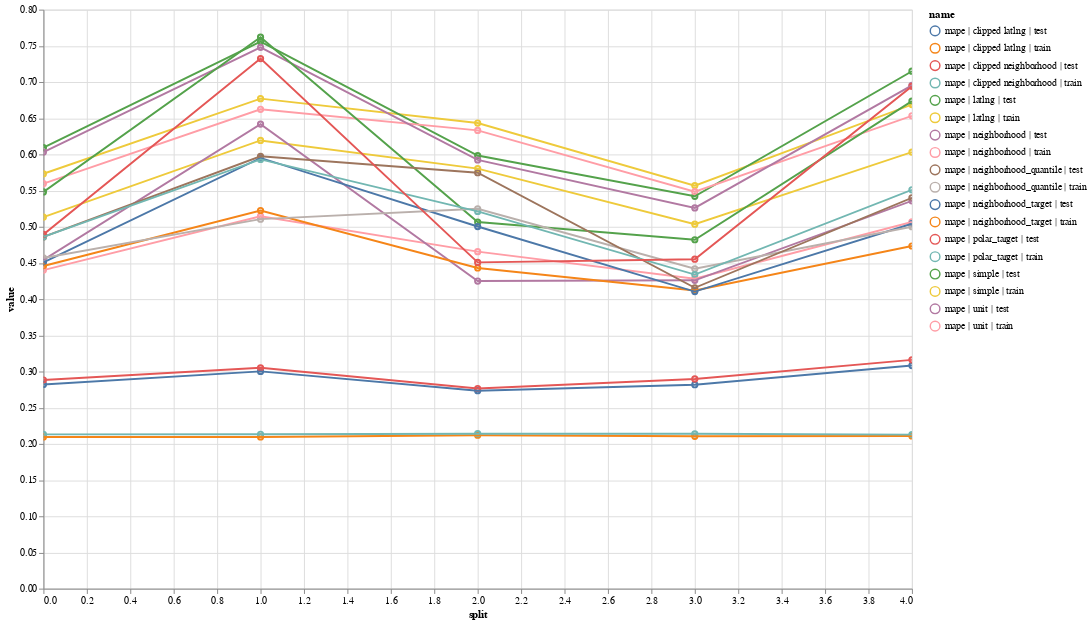

This figure's notebook cell:
### Code cell
base = alt.Chart(
    exp.obs_metrics.assign(name = exp.obs_metrics.metric + ' | ' + exp.obs_metrics.name + ' | ' + exp.obs_metrics.split_name).query('metric == "mape"')
)

selection = alt.selection_multi(fields=['name'], bind='legend')
opacity = alt.condition(selection, alt.value(1.0), alt.value(0))

(
    base.mark_point().encode(x = 'split', y = 'value', color = 'name', tooltip = ['name', 'value'], opacity = opacity) + 
    base.mark_line().encode(x = 'split', y = 'value', color = 'name', opacity = opacity)
).add_selection(selection).properties(width=900, height=600).interactive(bind_x = False)

### Figure 1 — Vega-Lite specification as saved in the notebook (floating-point values rounded to 4 significant figures)
{"config": {"view": {"continuousWidth": 400, "continuousHeight": 300}}, "layer": [{"mark": "point", "encoding": {"color": {"field": "name", "type": "nominal"}, "opacity": {"condition": {"value": 1.0, "selection": "selector001"}, "value": 0}, "tooltip": [{"field": "name", "type": "nominal"}, {"field": "value", "type": "quantitative"}], "x": {"field": "split", "type": "quantitative"}, "y": {"field": "value", "type": "quantitative"}}, "selection": {"selector001": {"type": "multi", "fields": ["name"], "bind": "legend"}, "selector002": {"type": "interval", "bind": "scales", "encodings": ["y"]}}}, {"mark": "line", "encoding": {"color": {"field": "name", "type": "nominal"}, "opacity": {"condition": {"value": 1.0, "selection": "selector001"}, "value": 0}, "x": {"field": "split", "type": "quantitative"}, "y": {"field": "value", "type": "quantitative"}}}], "data": {"name": "data-486ca7eeaf8d7982a5a3cf4bd54e22ba"}, "height": 600, "width": 900, "$schema": "https://vega.github.io/schema/vega-lite/v4.17.0.json", "datasets": {"data-486ca7eeaf8d7982a5a3cf4bd54e22ba": [{"split_name": "train", "split": 0, "metric": "mape", "value": 0.5732, "name": "mape | simple | train"}, {"split_name": "test", "split": 0, "metric": "mape", "value": 0.6093, "name": "mape | simple | test"}, {"split_name": "train", "split": 1, "metric": "mape", "value": 0.677, "name": "mape | simple | train"}, {"split_name": "test", "split": 1, "metric": "mape", "value": 0.7558, "name": "mape | simple | test"}, {"split_name": "train", "split": 2, "metric": "mape", "value": 0.6433, "name": "mape | simple | train"}, {"split_name": "test", "split": 2, "metric": "mape", "value": 0.5984, "name": "mape | simple | test"}, {"split_name": "train", "split": 3, "metric": "mape", "value": 0.5569, "name": "mape | simple | train"}, {"split_name": "test", "split": 3, "metric": "mape", "value": 0.5421, "name": "mape | simple | test"}, {"split_name": "train", "split": 4, "metric": "mape", "value": 0.6689, "name": "mape | simple | train"}, {"split_name": "test", "split": 4, "metric": "mape", "value": 0.7149, "name": "mape | simple | test"}, {"split_name": "train", "split": 0, "metric": "mape", "value": 0.5597, "name": "mape | unit | train"}, {"split_name": "test", "split": 0, "metric": "mape", "value": 0.6033, "name": "mape | unit | test"}, {"split_name": "train", "split": 1, "metric": "mape", "value": 0.6623, "name": "mape | unit | train"}, {"split_name": "test", "split": 1, "metric": "mape", "value": 0.7479, "name": "mape | unit | test"}, {"split_name": "train", "split": 2, "metric": "mape", "value": 0.6331, "name": "mape | unit | train"}, {"split_name": "test", "split": 2, "metric": "mape", "value": 0.5924, "name": "mape | unit | test"}, {"split_name": "train", "split": 3, "metric": "mape", "value": 0.5486, "name": "mape | unit | train"}, {"split_name": "test", "split": 3, "metric": "mape", "value": 0.5261, "name": "mape | unit | test"}, {"split_name": "train", "split": 4, "metric": "mape", "value": 0.6533, "name": "mape | unit | train"}, {"split_name": "test", "split": 4, "metric": "mape", "value": 0.6953, "name": "mape | unit | test"}, {"split_name": "train", "split": 0, "metric": "mape", "value": 0.5134, "name": "mape | latlng | train"}, {"split_name": "test", "split": 0, "metric": "mape", "value": 0.5481, "name": "mape | latlng | test"}, {"split_name": "train", "split": 1, "metric": "mape", "value": 0.6193, "name": "mape | latlng | train"}, {"split_name": "test", "split": 1, "metric": "mape", "value": 0.762, "name": "mape | latlng | test"}, {"split_name": "train", "split": 2, "metric": "mape", "value": 0.5804, "name": "mape | latlng | train"}, {"split_name": "test", "split": 2, "metric": "mape", "value": 0.5065, "name": "mape | latlng | test"}, {"split_name": "train", "split": 3, "metric": "mape", "value": 0.5035, "name": "mape | latlng | train"}, {"split_name": "test", "split": 3, "metric": "mape", "value": 0.4821, "name": "mape | latlng | test"}, {"split_name": "train", "split": 4, "metric": "mape", "value": 0.6032, "name": "mape | latlng | train"}, {"split_name": "test", "split": 4, "metric": "mape", "value": 0.6736, "name": "mape | latlng | test"}, {"split_name": "train", "split": 0, "metric": "mape", "value": 0.4402, "name": "mape | neighborhood | train"}, {"split_name": "test", "split": 0, "metric": "mape", "value": 0.4541, "name": "mape | neighborhood | test"}, {"split_name": "train", "split": 1, "metric": "mape", "value": 0.5146, "name": "mape | neighborhood | train"}, {"split_name": "test", "split": 1, "metric": "mape", "value": 0.6418, "name": "mape | neighborhood | test"}, {"split_name": "train", "split": 2, "metric": "mape", "value": 0.4656, "name": "mape | neighborhood | train"}, {"split_name": "test", "split": 2, "metric": "mape", "value": 0.4251, "name": "mape | neighborhood | test"}, {"split_name": "train", "split": 3, "metric": "mape", "value": 0.4283, "name": "mape | neighborhood | train"}, {"split_name": "test", "split": 3, "metric": "mape", "value": 0.426, "name": "mape | neighborhood | test"}, {"split_name": "train", "split": 4, "metric": "mape", "value": 0.5066, "name": "mape | neighborhood | train"}, {"split_name": "test", "split": 4, "metric": "mape", "value": 0.5359, "name": "mape | neighborhood | test"}, {"split_name": "train", "split": 0, "metric": "mape", "value": 0.4458, "name": "mape | neighborhood_target | train"}, {"split_name": "test", "split": 0, "metric": "mape", "value": 0.4508, "name": "mape | neighborhood_target | test"}, {"split_name": "train", "split": 1, "metric": "mape", "value": 0.5225, "name": "mape | neighborhood_target | train"}, {"split_name": "test", "split": 1, "metric": "mape", "value": 0.5951, "name": "mape | neighborhood_target | test"}, {"split_name": "train", "split": 2, "metric": "mape", "value": 0.4431, "name": "mape | neighborhood_target | train"}, {"split_name": "test", "split": 2, "metric": "mape", "value": 0.5003, "name": "mape | neighborhood_target | test"}, {"split_name": "train", "split": 3, "metric": "mape", "value": 0.4121, "name": "mape | neighborhood_target | train"}, {"split_name": "test", "split": 3, "metric": "mape", "value": 0.4104, "name": "mape | neighborhood_target | test"}, {"split_name": "train", "split": 4, "metric": "mape", "value": 0.4735, "name": "mape | neighborhood_target | train"}, {"split_name": "test", "split": 4, "metric": "mape", "value": 0.5043, "name": "mape | neighborhood_target | test"}, {"split_name": "train", "split": 0, "metric": "mape", "value": 0.4569, "name": "mape | neighborhood_quantile | train"}, {"split_name": "test", "split": 0, "metric": "mape", "value": 0.4859, "name": "mape | neighborhood_quantile | test"}, {"split_name": "train", "split": 1, "metric": "mape", "value": 0.5105, "name": "mape | neighborhood_quantile | train"}, {"split_name": "test", "split": 1, "metric": "mape", "value": 0.5973, "name": "mape | neighborhood_quantile | test"}, {"split_name": "train", "split": 2, "metric": "mape", "value": 0.5249, "name": "mape | neighborhood_quantile | train"}, {"split_name": "test", "split": 2, "metric": "mape", "value": 0.5747, "name": "mape | neighborhood_quantile | test"}, {"split_name": "train", "split": 3, "metric": "mape", "value": 0.442, "name": "mape | neighborhood_quantile | train"}, {"split_name": "test", "split": 3, "metric": "mape", "value": 0.4157, "name": "mape | neighborhood_quantile | test"}, {"split_name": "train", "split": 4, "metric": "mape", "value": 0.5001, "name": "mape | neighborhood_quantile | train"}, {"split_name": "test", "split": 4, "metric": "mape", "value": 0.5401, "name": "mape | neighborhood_quantile | test"}, {"split_name": "train", "split": 0, "metric": "mape", "value": 0.4861, "name": "mape | polar_target | train"}, {"split_name": "test", "split": 0, "metric": "mape", "value": 0.4895, "name": "mape | polar_target | test"}, {"split_name": "train", "split": 1, "metric": "mape", "value": 0.5931, "name": "mape | polar_target | train"}, {"split_name": "test", "split": 1, "metric": "mape", "value": 0.7324, "name": "mape | polar_target | test"}, {"split_name": "train", "split": 2, "metric": "mape", "value": 0.5212, "name": "mape | polar_target | train"}, {"split_name": "test", "split": 2, "metric": "mape", "value": 0.4508, "name": "mape | polar_target | test"}, {"split_name": "train", "split": 3, "metric": "mape", "value": 0.434, "name": "mape | polar_target | train"}, {"split_name": "test", "split": 3, "metric": "mape", "value": 0.4552, "name": "mape | polar_target | test"}, {"split_name": "train", "split": 4, "metric": "mape", "value": 0.5511, "name": "mape | polar_target | train"}, {"split_name": "test", "split": 4, "metric": "mape", "value": 0.694, "name": "mape | polar_target | test"}, {"split_name": "train", "split": 0, "metric": "mape", "value": 0.2096, "name": "mape | clipped latlng | train"}, {"split_name": "test", "split": 0, "metric": "mape", "value": 0.2821, "name": "mape | clipped latlng | test"}, {"split_name": "train", "split": 1, "metric": "mape", "value": 0.2096, "name": "mape | clipped latlng | train"}, {"split_name": "test", "split": 1, "metric": "mape", "value": 0.3002, "name": "mape | clipped latlng | test"}, {"split_name": "train", "split": 2, "metric": "mape", "value": 0.212, "name": "mape | clipped latlng | train"}, {"split_name": "test", "split": 2, "metric": "mape", "value": 0.2735, "name": "mape | clipped latlng | test"}, {"split_name": "train", "split": 3, "metric": "mape", "value": 0.2105, "name": "mape | clipped latlng | train"}, {"split_name": "test", "split": 3, "metric": "mape", "value": 0.2818, "name": "mape | clipped latlng | test"}, {"split_name": "train", "split": 4, "metric": "mape", "value": 0.2109, "name": "mape | clipped latlng | train"}, {"split_name": "test", "split": 4, "metric": "mape", "value": 0.3082, "name": "mape | clipped latlng | test"}, {"split_name": "train", "split": 0, "metric": "mape", "value": 0.2132, "name": "mape | clipped neighborhood | train"}, {"split_name": "test", "split": 0, "metric": "mape", "value": 0.2883, "name": "mape | clipped neighborhood | test"}, {"split_name": "train", "split": 1, "metric": "mape", "value": 0.2134, "name": "mape | clipped neighborhood | train"}, {"split_name": "test", "split": 1, "metric": "mape", "value": 0.3051, "name": "mape | clipped neighborhood | test"}, {"split_name": "train", "split": 2, "metric": "mape", "value": 0.2141, "name": "mape | clipped neighborhood | train"}, {"split_name": "test", "split": 2, "metric": "mape", "value": 0.2766, "name": "mape | clipped neighborhood | test"}, {"split_name": "train", "split": 3, "metric": "mape", "value": 0.2139, "name": "mape | clipped neighborhood | train"}, {"split_name": "test", "split": 3, "metric": "mape", "value": 0.2898, "name": "mape | clipped neighborhood | test"}, {"split_name": "train", "split": 4, "metric": "mape", "value": 0.2128, "name": "mape | clipped neighborhood | train"}, {"split_name": "test", "split": 4, "metric": "mape", "value": 0.3161, "name": "mape | clipped neighborhood | test"}]}}
